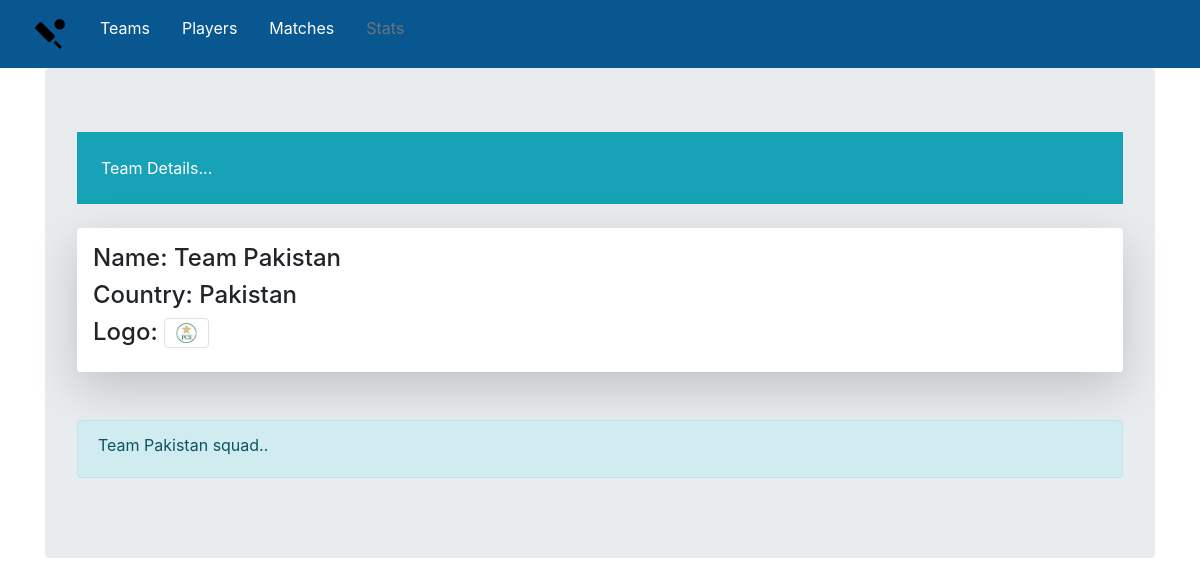
The page /teams/teams/16 on the database as committed earlier.
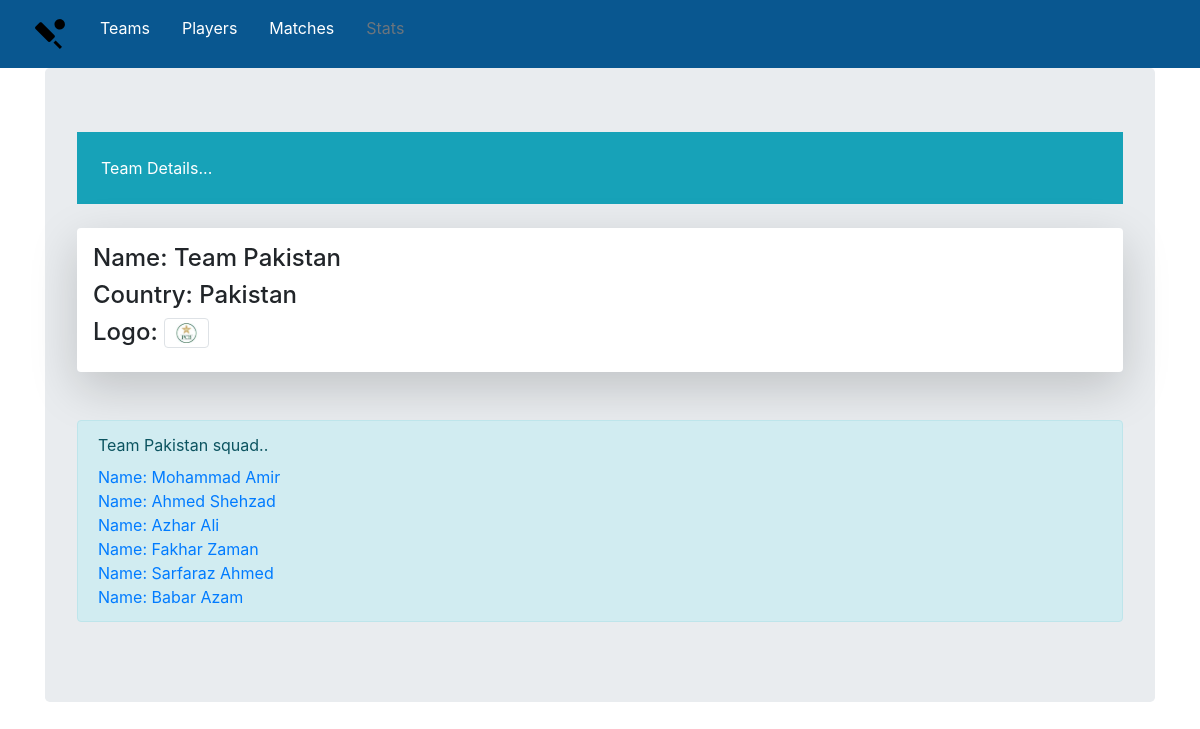
The same page on the database as committed later.
### teams/models.py (models this page shows, shortened)
class Team(models.Model):
    name = models.CharField(max_length=150)
    logo = models.ImageField(upload_to='media', max_length=100)
    country = models.CharField(max_length=100)

### player/models.py (models this page shows, shortened)
class Player(models.Model):
    BATSMAN = 'BAT'
    BOWLER = 'BOW'
    KEEPER = 'WCK'
    ALLROUNDER = 'ALL'
    PLAYER_SKILLS = (
        (BATSMAN, 'BATSMAN'),
        (BOWLER, 'BLOWLER'),
        (KEEPER, 'WICKETKEEPER'),
        (ALLROUNDER, 'ALLROUNDER')
    )
    firstname = models.CharField(max_length=150)
    lastname = models.CharField(max_length=150)
    profile = models.ImageField(upload_to='media/player', max_length=100)
    skill = models.CharField(max_length=100, choices=PLAYER_SKILLS, default='Batsmen')
    jerseyno = models.IntegerField()
    state = models.CharField(max_length=100)
    team = models.ForeignKey(Team, on_delete=models.CASCADE)

### teams/views.py (the view)
# urls.py: path('teams/<int:pk>', views.TeamDetail.as_view(), name='team_detail'),
class TeamDetail(DetailView):
    context_object_name = 'team'
    model = Team
    def get_context_data(self, **kwargs):
        context = super().get_context_data(**kwargs)
        context['player_list'] = Player.objects.filter(team=self.kwargs['pk'])
        return context

### teams/templates/teams/team_detail.html (shortened to what this page needs)
{% extends 'base.html' %}
{% block body_block %}
    <div class="d-block p-4 bg-info text-white">Team Details...</div><br/>
    <div class="shadow-lg p-3 mb-5 bg-white rounded">
        <h4>Name: {{object.name}}</h4>
        <h4>Country: {{object.country}}</h4>
        <h4>Logo:
            <img src="{{MEDIA_ROOT}}/{{ object.logo }}" class="img-thumbnail rounded float-center" alt="..."  height="45" width="45" />
        </h4>
    </div>
    <div class="alert alert-info" role="alert">{{object.name}} squad..
        {% for player in player_list %}
            <a href="{% url 'player:player_detail' player.id %}" class="text-primary">Name: {{player.firstname}} {{player.lastname}}</a><br/>
        {% endfor %}
    </div>
{% endblock %}

### teams/templates/teams/base.html (shortened to what this page needs)
<!DOCTYPE html>
{% load static %}
<html lang="en">
<head>
    <link rel="stylesheet" href="https://stackpath.bootstrapcdn.com/bootstrap/4.4.1/css/bootstrap.min.css">
</head>
<body>
    <nav class="navbar navbar-light" style="background-color: #095790;">
        <ul class="nav justify-content-center">
          <li class="nav-item">
              <img class="nav-link" src="{% static 'sports_cricket.png' %}" alt="CricInfo">
          </li>
          <li class="nav-item">
            <a class="nav-link" href="{% url 'teams:team_list' %}">Teams</a>
          </li>
          <li class="nav-item">
            <a class="nav-link" href="{% url 'player:player_list' %}">Players</a>
          </li>
          <li class="nav-item">
            <a class="nav-link" href="{% url 'match:match_list' %}">Matches</a>
          </li>
          <li class="nav-item">
            <a class="nav-link disabled" href="#">Stats</a>
          </li>
        </ul>
    </nav>
    <div class="container">
        <div class="jumbotron">
        {% block body_block %}
        {% endblock %}
        </div>
    </div>
</body>
</html>

### teams/templates/teams/base.html (style rules this page uses)
li>a, li>a:hover { color: white; }

Rows that differ between the two databases and show on the page:
added Player: firstname "Mohammad", lastname "Amir"
added Player: firstname "Ahmed", lastname "Shehzad"
added Player: firstname "Azhar", lastname "Ali"
added Player: firstname "Fakhar", lastname "Zaman"
added Player: firstname "Sarfaraz", lastname "Ahmed"
added Player: firstname "Babar", lastname "Azam"
